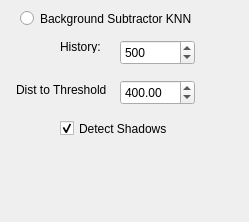
              <widget class="QWidget" name="PBKGKNN">
               <property name="geometry">
                <rect>
                 <x>0</x>
                 <y>0</y>
                 <width>249</width>
                 <height>222</height>
                </rect>
               </property>
               <attribute name="label">
                <string>Background Subtractor KNN</string>
               </attribute>
               <widget class="QRadioButton" name="RBTKNN">
                <property name="geometry">
                 <rect>
                  <x>20</x>
                  <y>10</y>
                  <width>171</width>
                  <height>17</height>
                 </rect>
                </property>
                <property name="text">
                 <string>Background Subtractor KNN</string>
                </property>
               </widget>
               <widget class="QLabel" name="label_25">
                <property name="geometry">
                 <rect>
                  <x>60</x>
                  <y>40</y>
                  <width>47</width>
                  <height>13</height>
                 </rect>
                </property>
                <property name="text">
                 <string>History:</string>
                </property>
               </widget>
               <widget class="QLabel" name="label_26">
                <property name="geometry">
                 <rect>
                  <x>16</x>
                  <y>80</y>
                  <width>91</width>
                  <height>20</height>
                 </rect>
                </property>
                <property name="text">
                 <string>Dist to Threshold:</string>
                </property>
               </widget>
               <widget class="QCheckBox" name="CBDShadowsKNN">
                <property name="geometry">
                 <rect>
                  <x>60</x>
                  <y>120</y>
                  <width>111</width>
                  <height>17</height>
                 </rect>
                </property>
                <property name="text">
                 <string>Detect Shadows</string>
                </property>
                <property name="checked">
                 <bool>true</bool>
                </property>
               </widget>
               <widget class="QSpinBox" name="SBHistory">
                <property name="geometry">
                 <rect>
                  <x>120</x>
                  <y>40</y>
                  <width>75</width>
                  <height>25</height>
                 </rect>
                </property>
                <property name="maximum">
                 <number>1000</number>
                </property>
                <property name="value">
                 <number>500</number>
                </property>
               </widget>
               <widget class="QDoubleSpinBox" name="DSBThreshold_2">
                <property name="geometry">
                 <rect>
                  <x>120</x>
                  <y>80</y>
                  <width>75</width>
                  <height>25</height>
                 </rect>
                </property>
                <property name="maximum">
                 <double>1000.000000000000000</double>
                </property>
                <property name="value">
                 <double>400.000000000000000</double>
                </property>
               </widget>
              </widget>
